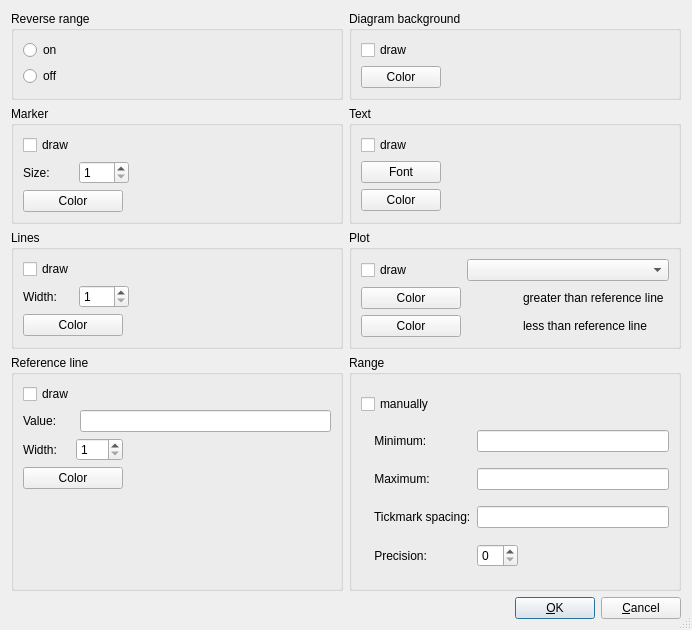
<?xml version="1.0" encoding="UTF-8"?>
<ui version="4.0">
 <class>SetParameterOptionsDialog</class>
 <widget class="QDialog" name="SetParameterOptionsDialog">
  <property name="geometry">
   <rect>
    <x>0</x>
    <y>0</y>
    <width>692</width>
    <height>630</height>
   </rect>
  </property>
  <property name="windowTitle">
   <string>Parameter options</string>
  </property>
  <property name="sizeGripEnabled">
   <bool>true</bool>
  </property>
  <layout class="QGridLayout" name="gridLayout_9">
   <item row="0" column="0">
    <widget class="QGroupBox" name="groupBox_5">
     <property name="title">
      <string>Reverse range</string>
     </property>
     <layout class="QGridLayout" name="gridLayout_2">
      <item row="0" column="0">
       <widget class="QRadioButton" name="YReverseGraphRangeOn_radioButton">
        <property name="text">
         <string>on</string>
        </property>
       </widget>
      </item>
      <item row="1" column="0">
       <widget class="QRadioButton" name="YReverseGraphRangeOff_radioButton">
        <property name="text">
         <string>off</string>
        </property>
       </widget>
      </item>
     </layout>
    </widget>
   </item>
   <item row="0" column="1">
    <widget class="QGroupBox" name="DiagramBackground_groupBox">
     <property name="title">
      <string>Diagram background</string>
     </property>
     <layout class="QGridLayout" name="gridLayout_5">
      <item row="0" column="0">
       <widget class="QCheckBox" name="DrawDiagramBackground_checkBox">
        <property name="text">
         <string>draw</string>
        </property>
       </widget>
      </item>
      <item row="1" column="0">
       <widget class="QPushButton" name="DiagramBackgroundColor_pushButton">
        <property name="text">
         <string>Color</string>
        </property>
       </widget>
      </item>
      <item row="1" column="1">
       <widget class="QFrame" name="DiagramBackgroundColor_frame">
        <property name="minimumSize">
         <size>
          <width>50</width>
          <height>0</height>
         </size>
        </property>
        <property name="maximumSize">
         <size>
          <width>50</width>
          <height>16777215</height>
         </size>
        </property>
        <property name="frameShape">
         <enum>QFrame::NoFrame</enum>
        </property>
        <property name="frameShadow">
         <enum>QFrame::Raised</enum>
        </property>
       </widget>
      </item>
      <item row="1" column="2">
       <spacer name="horizontalSpacer_2">
        <property name="orientation">
         <enum>Qt::Horizontal</enum>
        </property>
        <property name="sizeHint" stdset="0">
         <size>
          <width>99</width>
          <height>20</height>
         </size>
        </property>
       </spacer>
      </item>
     </layout>
    </widget>
   </item>
   <item row="1" column="0">
    <widget class="QGroupBox" name="Marker_groupBox">
     <property name="title">
      <string>Marker</string>
     </property>
     <layout class="QGridLayout" name="gridLayout_3">
      <item row="0" column="0">
       <widget class="QCheckBox" name="DrawMarkers_checkBox">
        <property name="text">
         <string>draw</string>
        </property>
       </widget>
      </item>
      <item row="1" column="0" colspan="2">
       <layout class="QHBoxLayout" name="horizontalLayout">
        <item>
         <widget class="QLabel" name="MarkerSize_label">
          <property name="text">
           <string>Size:</string>
          </property>
         </widget>
        </item>
        <item>
         <widget class="QSpinBox" name="MarkerSize_spinBox">
          <property name="minimum">
           <number>1</number>
          </property>
          <property name="maximum">
           <number>20</number>
          </property>
         </widget>
        </item>
       </layout>
      </item>
      <item row="1" column="2">
       <spacer name="horizontalSpacer_3">
        <property name="orientation">
         <enum>Qt::Horizontal</enum>
        </property>
        <property name="sizeHint" stdset="0">
         <size>
          <width>40</width>
          <height>20</height>
         </size>
        </property>
       </spacer>
      </item>
      <item row="2" column="0">
       <widget class="QPushButton" name="MarkerColor_pushButton">
        <property name="minimumSize">
         <size>
          <width>100</width>
          <height>0</height>
         </size>
        </property>
        <property name="maximumSize">
         <size>
          <width>100</width>
          <height>16777215</height>
         </size>
        </property>
        <property name="text">
         <string>Color</string>
        </property>
       </widget>
      </item>
      <item row="2" column="1" colspan="2">
       <widget class="QFrame" name="MarkerColor_frame">
        <property name="minimumSize">
         <size>
          <width>50</width>
          <height>0</height>
         </size>
        </property>
        <property name="maximumSize">
         <size>
          <width>50</width>
          <height>16777215</height>
         </size>
        </property>
        <property name="frameShape">
         <enum>QFrame::NoFrame</enum>
        </property>
        <property name="frameShadow">
         <enum>QFrame::Raised</enum>
        </property>
       </widget>
      </item>
     </layout>
    </widget>
   </item>
   <item row="1" column="1">
    <widget class="QGroupBox" name="TextOptions_groupBox">
     <property name="title">
      <string>Text</string>
     </property>
     <layout class="QGridLayout" name="gridLayout_7">
      <item row="0" column="0" colspan="2">
       <widget class="QCheckBox" name="DrawDataText_checkBox">
        <property name="text">
         <string>draw</string>
        </property>
       </widget>
      </item>
      <item row="1" column="0">
       <widget class="QPushButton" name="DataTextFont_pushButton">
        <property name="text">
         <string>Font</string>
        </property>
       </widget>
      </item>
      <item row="1" column="1" colspan="2">
       <spacer name="horizontalSpacer_12">
        <property name="orientation">
         <enum>Qt::Horizontal</enum>
        </property>
        <property name="sizeHint" stdset="0">
         <size>
          <width>89</width>
          <height>20</height>
         </size>
        </property>
       </spacer>
      </item>
      <item row="2" column="0">
       <widget class="QPushButton" name="DataTextColor_pushButton">
        <property name="text">
         <string>Color</string>
        </property>
       </widget>
      </item>
      <item row="2" column="1">
       <widget class="QFrame" name="TextColor_frame">
        <property name="minimumSize">
         <size>
          <width>50</width>
          <height>0</height>
         </size>
        </property>
        <property name="frameShape">
         <enum>QFrame::NoFrame</enum>
        </property>
        <property name="frameShadow">
         <enum>QFrame::Raised</enum>
        </property>
       </widget>
      </item>
      <item row="2" column="2">
       <spacer name="horizontalSpacer_13">
        <property name="orientation">
         <enum>Qt::Horizontal</enum>
        </property>
        <property name="sizeHint" stdset="0">
         <size>
          <width>114</width>
          <height>20</height>
         </size>
        </property>
       </spacer>
      </item>
     </layout>
    </widget>
   </item>
   <item row="2" column="0">
    <widget class="QGroupBox" name="Lines_groupBox">
     <property name="title">
      <string>Lines</string>
     </property>
     <layout class="QGridLayout" name="gridLayout">
      <item row="0" column="0">
       <widget class="QCheckBox" name="DrawLines_checkBox">
        <property name="text">
         <string>draw</string>
        </property>
       </widget>
      </item>
      <item row="1" column="0" colspan="2">
       <layout class="QHBoxLayout" name="horizontalLayout_2">
        <item>
         <widget class="QLabel" name="LineWidth_label">
          <property name="text">
           <string>Width:</string>
          </property>
         </widget>
        </item>
        <item>
         <widget class="QSpinBox" name="LineWidth_spinBox">
          <property name="minimum">
           <number>1</number>
          </property>
          <property name="maximum">
           <number>20</number>
          </property>
         </widget>
        </item>
       </layout>
      </item>
      <item row="1" column="2">
       <spacer name="horizontalSpacer_4">
        <property name="orientation">
         <enum>Qt::Horizontal</enum>
        </property>
        <property name="sizeHint" stdset="0">
         <size>
          <width>40</width>
          <height>20</height>
         </size>
        </property>
       </spacer>
      </item>
      <item row="2" column="0">
       <widget class="QPushButton" name="LineColor_pushButton">
        <property name="minimumSize">
         <size>
          <width>100</width>
          <height>0</height>
         </size>
        </property>
        <property name="maximumSize">
         <size>
          <width>100</width>
          <height>16777215</height>
         </size>
        </property>
        <property name="text">
         <string>Color</string>
        </property>
       </widget>
      </item>
      <item row="2" column="1" colspan="2">
       <widget class="QFrame" name="LinesColor_frame">
        <property name="minimumSize">
         <size>
          <width>50</width>
          <height>0</height>
         </size>
        </property>
        <property name="maximumSize">
         <size>
          <width>50</width>
          <height>16777215</height>
         </size>
        </property>
        <property name="frameShape">
         <enum>QFrame::NoFrame</enum>
        </property>
        <property name="frameShadow">
         <enum>QFrame::Raised</enum>
        </property>
       </widget>
      </item>
     </layout>
    </widget>
   </item>
   <item row="2" column="1">
    <widget class="QGroupBox" name="Colorized_groupBox">
     <property name="title">
      <string>Plot</string>
     </property>
     <layout class="QGridLayout" name="gridLayout_4">
      <item row="0" column="0">
       <widget class="QCheckBox" name="DrawColorized_checkBox">
        <property name="text">
         <string>draw</string>
        </property>
       </widget>
      </item>
      <item row="0" column="1" colspan="2">
       <widget class="QComboBox" name="Pattern_comboBox"/>
      </item>
      <item row="1" column="0">
       <widget class="QPushButton" name="ColorizedGreaterRefColor_pushButton">
        <property name="minimumSize">
         <size>
          <width>100</width>
          <height>0</height>
         </size>
        </property>
        <property name="maximumSize">
         <size>
          <width>100</width>
          <height>16777215</height>
         </size>
        </property>
        <property name="text">
         <string>Color</string>
        </property>
       </widget>
      </item>
      <item row="1" column="1">
       <widget class="QFrame" name="ColorizedGreaterRefColor_frame">
        <property name="minimumSize">
         <size>
          <width>50</width>
          <height>0</height>
         </size>
        </property>
        <property name="maximumSize">
         <size>
          <width>50</width>
          <height>16777215</height>
         </size>
        </property>
        <property name="frameShape">
         <enum>QFrame::NoFrame</enum>
        </property>
        <property name="frameShadow">
         <enum>QFrame::Raised</enum>
        </property>
       </widget>
      </item>
      <item row="1" column="2">
       <widget class="QLabel" name="label">
        <property name="text">
         <string>greater than reference line</string>
        </property>
       </widget>
      </item>
      <item row="2" column="0">
       <widget class="QPushButton" name="ColorizedLessRefColor_pushButton">
        <property name="minimumSize">
         <size>
          <width>100</width>
          <height>0</height>
         </size>
        </property>
        <property name="maximumSize">
         <size>
          <width>100</width>
          <height>16777215</height>
         </size>
        </property>
        <property name="text">
         <string>Color</string>
        </property>
       </widget>
      </item>
      <item row="2" column="1">
       <widget class="QFrame" name="ColorizedLessRefColor_frame">
        <property name="minimumSize">
         <size>
          <width>50</width>
          <height>0</height>
         </size>
        </property>
        <property name="maximumSize">
         <size>
          <width>50</width>
          <height>16777215</height>
         </size>
        </property>
        <property name="frameShape">
         <enum>QFrame::NoFrame</enum>
        </property>
        <property name="frameShadow">
         <enum>QFrame::Raised</enum>
        </property>
       </widget>
      </item>
      <item row="2" column="2">
       <widget class="QLabel" name="label_2">
        <property name="text">
         <string>less than reference line</string>
        </property>
       </widget>
      </item>
     </layout>
    </widget>
   </item>
   <item row="3" column="0">
    <widget class="QGroupBox" name="Refline_groupBox">
     <property name="title">
      <string>Reference line</string>
     </property>
     <layout class="QGridLayout" name="gridLayout_8">
      <item row="0" column="0">
       <widget class="QCheckBox" name="DrawRefline_checkBox">
        <property name="text">
         <string>draw</string>
        </property>
       </widget>
      </item>
      <item row="1" column="0">
       <widget class="QLabel" name="GraphicMinimum_label_2">
        <property name="text">
         <string>Value:</string>
        </property>
       </widget>
      </item>
      <item row="1" column="1" colspan="3">
       <widget class="QLineEdit" name="ReflineValue_lineEdit"/>
      </item>
      <item row="2" column="0" colspan="2">
       <layout class="QHBoxLayout" name="horizontalLayout_3">
        <item>
         <widget class="QLabel" name="ReflineWidth_label">
          <property name="text">
           <string>Width:</string>
          </property>
         </widget>
        </item>
        <item>
         <widget class="QSpinBox" name="ReflineWidth_spinBox">
          <property name="minimum">
           <number>1</number>
          </property>
          <property name="maximum">
           <number>20</number>
          </property>
         </widget>
        </item>
       </layout>
      </item>
      <item row="2" column="2" colspan="2">
       <spacer name="horizontalSpacer_7">
        <property name="orientation">
         <enum>Qt::Horizontal</enum>
        </property>
        <property name="sizeHint" stdset="0">
         <size>
          <width>142</width>
          <height>20</height>
         </size>
        </property>
       </spacer>
      </item>
      <item row="3" column="0" colspan="2">
       <widget class="QPushButton" name="ReflineColor_pushButton">
        <property name="minimumSize">
         <size>
          <width>100</width>
          <height>0</height>
         </size>
        </property>
        <property name="maximumSize">
         <size>
          <width>100</width>
          <height>16777215</height>
         </size>
        </property>
        <property name="text">
         <string>Color</string>
        </property>
       </widget>
      </item>
      <item row="3" column="2">
       <widget class="QFrame" name="ReflineColor_frame">
        <property name="minimumSize">
         <size>
          <width>50</width>
          <height>0</height>
         </size>
        </property>
        <property name="maximumSize">
         <size>
          <width>50</width>
          <height>16777215</height>
         </size>
        </property>
        <property name="frameShape">
         <enum>QFrame::NoFrame</enum>
        </property>
        <property name="frameShadow">
         <enum>QFrame::Raised</enum>
        </property>
       </widget>
      </item>
      <item row="3" column="3">
       <spacer name="horizontalSpacer_6">
        <property name="orientation">
         <enum>Qt::Horizontal</enum>
        </property>
        <property name="sizeHint" stdset="0">
         <size>
          <width>42</width>
          <height>20</height>
         </size>
        </property>
       </spacer>
      </item>
      <item row="4" column="1">
       <spacer name="verticalSpacer">
        <property name="orientation">
         <enum>Qt::Vertical</enum>
        </property>
        <property name="sizeHint" stdset="0">
         <size>
          <width>20</width>
          <height>17</height>
         </size>
        </property>
       </spacer>
      </item>
     </layout>
    </widget>
   </item>
   <item row="3" column="1">
    <widget class="QGroupBox" name="groupBox">
     <property name="title">
      <string>Range</string>
     </property>
     <layout class="QGridLayout" name="gridLayout_6">
      <item row="0" column="0">
       <widget class="QCheckBox" name="useManualScaleSettings_checkBox">
        <property name="text">
         <string>manually</string>
        </property>
       </widget>
      </item>
      <item row="1" column="0">
       <widget class="QLabel" name="GraphicMinimum_label">
        <property name="text">
         <string>    Minimum:</string>
        </property>
       </widget>
      </item>
      <item row="1" column="1" colspan="2">
       <widget class="QLineEdit" name="GraphicMinimum_lineEdit"/>
      </item>
      <item row="2" column="0">
       <widget class="QLabel" name="GraphicMaximum_label">
        <property name="text">
         <string>    Maximum:</string>
        </property>
       </widget>
      </item>
      <item row="2" column="1" colspan="2">
       <widget class="QLineEdit" name="GraphicMaximum_lineEdit"/>
      </item>
      <item row="3" column="0">
       <widget class="QLabel" name="TickmarkSpacing_label">
        <property name="text">
         <string>    Tickmark spacing:</string>
        </property>
       </widget>
      </item>
      <item row="3" column="1" colspan="2">
       <widget class="QLineEdit" name="TickmarkSpacing_lineEdit"/>
      </item>
      <item row="4" column="0">
       <widget class="QLabel" name="Precision_label">
        <property name="text">
         <string>    Precision:</string>
        </property>
       </widget>
      </item>
      <item row="4" column="1">
       <widget class="QSpinBox" name="Precision_spinBox"/>
      </item>
      <item row="4" column="2">
       <spacer name="horizontalSpacer_5">
        <property name="orientation">
         <enum>Qt::Horizontal</enum>
        </property>
        <property name="sizeHint" stdset="0">
         <size>
          <width>80</width>
          <height>20</height>
         </size>
        </property>
       </spacer>
      </item>
     </layout>
    </widget>
   </item>
   <item row="4" column="0" colspan="2">
    <layout class="QHBoxLayout">
     <item>
      <spacer>
       <property name="orientation">
        <enum>Qt::Horizontal</enum>
       </property>
       <property name="sizeHint" stdset="0">
        <size>
         <width>40</width>
         <height>20</height>
        </size>
       </property>
      </spacer>
     </item>
     <item>
      <widget class="QPushButton" name="OK_pushButton">
       <property name="text">
        <string>&amp;OK</string>
       </property>
       <property name="default">
        <bool>true</bool>
       </property>
      </widget>
     </item>
     <item>
      <widget class="QPushButton" name="Cancel_pushButton">
       <property name="text">
        <string>&amp;Cancel</string>
       </property>
      </widget>
     </item>
    </layout>
   </item>
  </layout>
 </widget>
 <tabstops>
  <tabstop>YReverseGraphRangeOn_radioButton</tabstop>
  <tabstop>YReverseGraphRangeOff_radioButton</tabstop>
  <tabstop>DrawMarkers_checkBox</tabstop>
  <tabstop>MarkerSize_spinBox</tabstop>
  <tabstop>MarkerColor_pushButton</tabstop>
  <tabstop>DrawLines_checkBox</tabstop>
  <tabstop>LineWidth_spinBox</tabstop>
  <tabstop>LineColor_pushButton</tabstop>
  <tabstop>DrawRefline_checkBox</tabstop>
  <tabstop>ReflineValue_lineEdit</tabstop>
  <tabstop>ReflineWidth_spinBox</tabstop>
  <tabstop>ReflineColor_pushButton</tabstop>
  <tabstop>DrawDiagramBackground_checkBox</tabstop>
  <tabstop>DiagramBackgroundColor_pushButton</tabstop>
  <tabstop>DrawDataText_checkBox</tabstop>
  <tabstop>DataTextFont_pushButton</tabstop>
  <tabstop>DataTextColor_pushButton</tabstop>
  <tabstop>DrawColorized_checkBox</tabstop>
  <tabstop>Pattern_comboBox</tabstop>
  <tabstop>ColorizedGreaterRefColor_pushButton</tabstop>
  <tabstop>ColorizedLessRefColor_pushButton</tabstop>
  <tabstop>useManualScaleSettings_checkBox</tabstop>
  <tabstop>GraphicMinimum_lineEdit</tabstop>
  <tabstop>GraphicMaximum_lineEdit</tabstop>
  <tabstop>TickmarkSpacing_lineEdit</tabstop>
  <tabstop>Precision_spinBox</tabstop>
  <tabstop>OK_pushButton</tabstop>
  <tabstop>Cancel_pushButton</tabstop>
 </tabstops>
 <resources/>
 <connections/>
</ui>
